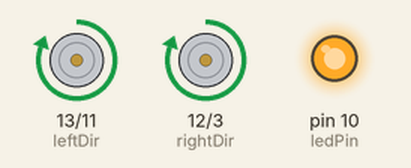
Bench run of a sketch on a simulated Arduino Uno, built with avr-gcc and run on an emulated ATmega328P. Shown: direction and speed pins drawn as motors (green arrow = direction pin HIGH = forward, orange = LOW = backward, longer = more drive), output pins drawn as LEDs (lit = HIGH).

Above: at 1.0 s.
At 3.0 s:
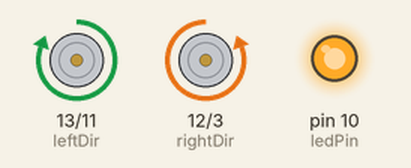
At 5.0 s:
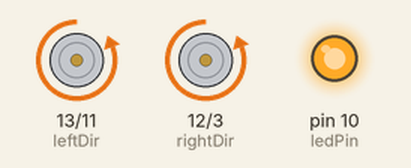
At 7.0 s:
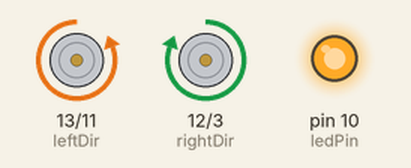
Timing chart, 0 to 10.4 s (numbered marks = the images above):
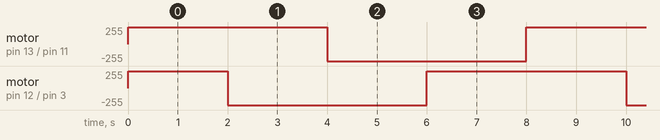

Measured:
- by itself, motor on pin 13 (leftDir) / pin 11 (leftPWM): alternates forward 255/255 for 4.0 s and backward 255/255 for 4.0 s
- by itself, motor on pin 12 (rightDir) / pin 3 (rightPWM): repeats every 8.0 s: backward 255/255 4.0 s, forward 255/255 4.0 s

The sketch:

checkMotors.ino
```cpp
const int rightPWM = 3; // pins PWM A
const int leftPWM = 11; // PWM B

const int rightDir = 12; // DIR A
const int leftDir = 13; // DIR B

const int ledPin = 10; // Led

void setup() {
  pinMode( rightPWM, OUTPUT ); //Defining pins as output
  pinMode( leftPWM, OUTPUT );
  pinMode( rightDir, OUTPUT );
  pinMode( leftDir, OUTPUT );
  pinMode( ledPin, OUTPUT );

  digitalWrite( ledPin, HIGH );
  analogWrite( rightPWM, 255 );
  analogWrite( leftPWM, 255 );
}

void loop() {
    digitalWrite( leftDir, HIGH );
    digitalWrite( rightDir, HIGH );
    delay(2000);
    digitalWrite( leftDir, HIGH );
    digitalWrite( rightDir, LOW );
    delay(2000);
    digitalWrite( leftDir, LOW );
    digitalWrite( rightDir, LOW );
    delay(2000);
    digitalWrite( leftDir, LOW );
    digitalWrite( rightDir, HIGH );
    delay(2000);

}
```
